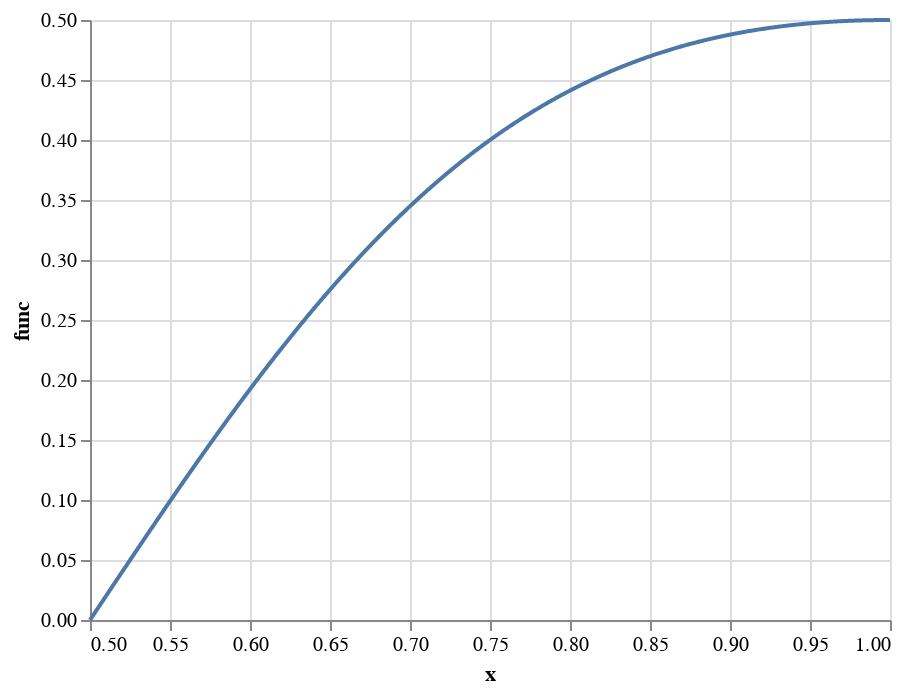

The notebook cell saved with this chart:
### Markdown cell above
But to see what happens near the boundary, let $G(\lambda_1, \lambda_2) = \mathbb{E}\big[1+\lambda_1 X_1 + \lambda_2 X_2 \big]$ for $X_i \sim Bernoulli(p)$ IID.

Then by the same argument from \[Finkelstein et al, 1981\], if there's an optimum then convexity of $G$ means it must occur along the ridge $\lambda_1 = \lambda_2$. So consider:

$$
\begin{align}
G(\lambda) &= \mathbb{E}\big[ \log(1+\lambda (X_1 + X_2)) \big] \\
    &= p^2 \log(1+2\lambda) + q^2\log(1-2\lambda) \\
\\
G'(\lambda) &= \frac{p^2}{1+2\lambda} - \frac{q^2}{1-2\lambda} \\
\\
G''(\lambda) &= 0 \\
\end{align}
$$

which gives an optimum at $\lambda^*(p) = \frac{1}{2}\Big( \frac{2p^2}{2p^2-2p+1} - 1 \Big)$. So we have $\lambda^*(p) \uparrow \frac{1}{2} \text{ as } p \uparrow 1$, but $\lambda^*(p) < \frac{1}{2}$

### Code cell
plot_func(lambda p: 0.5*(2*p*p/(2*p*p-2*p+1) - 1), x_lower=0.5, x_upper=1)

### Figure 1 — Vega-Lite specification as saved in the notebook (floating-point values rounded to 4 significant figures; data arrays with more than 128 entries replaced by an {"elided": "..."} marker saying what was removed)
{"config": {"view": {"continuousWidth": 400, "continuousHeight": 300}}, "data": {"name": "data-7fb3f65dcb0e885d14ec1fa561ac3644"}, "mark": "line", "encoding": {"x": {"type": "quantitative", "field": "x"}, "y": {"type": "quantitative", "field": "func"}}, "$schema": "https://vega.github.io/schema/vega-lite/v4.8.1.json", "datasets": {"data-7fb3f65dcb0e885d14ec1fa561ac3644": {"elided": "1000 records"}}}
